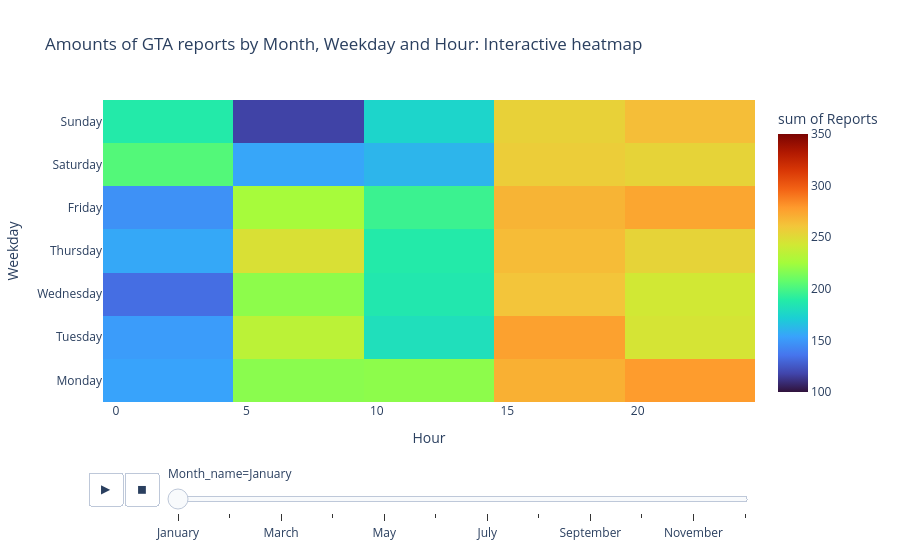

Write notebook code for a chart like this one.
### Code cell
z_min = chicago_GTA_2008_to_2012_plot_df["Reports"].min()
z_max = chicago_GTA_2008_to_2012_plot_df["Reports"].max()

fig = px.density_heatmap(chicago_GTA_2008_to_2012_plot_df,
                         x="Hour",
                         y="Weekday",
                         z="Reports",
                         animation_frame="Month_name",
                         color_continuous_scale="Turbo",
                         title="Amounts of GTA reports by Month, Weekday and Hour: Interactive heatmap ",
                         range_color = [100, 350]
                         )

fig.show()

### Figure 1 — Plotly figure (JSON) as saved in the notebook; plotly's stock layout.template omitted (floating-point values rounded to 4 significant figures; data arrays with more than 128 entries replaced by an {"elided": "..."} marker saying what was removed)
{"data": [{"coloraxis": "coloraxis", "histfunc": "sum", "hovertemplate": "Month_name=January<br>Hour=%{x}<br>Weekday=%{y}<br>sum of Reports=%{z}<extra></extra>", "name": "", "type": "histogram2d", "x": {"elided": "168 int values"}, "xaxis": "x", "xbingroup": "x", "y": {"elided": "168 str values"}, "yaxis": "y", "ybingroup": "y", "z": {"elided": "168 int values"}}], "layout": {"coloraxis": {"cmax": 350, "cmin": 100, "colorbar": {"title": {"text": "sum of Reports"}}, "colorscale": [[0, "#30123b"], [0.07143, "#4145ab"], [0.1429, "#4675ed"], [0.2143, "#39a2fc"], [0.2857, "#1bcfd4"], [0.3571, "#24eca6"], [0.4286, "#61fc6c"], [0.5, "#a4fc3b"], [0.5714, "#d1e834"], [0.6429, "#f3c63a"], [0.7143, "#fe9b2d"], [0.7857, "#f36315"], [0.8571, "#d93806"], [0.9286, "#b11901"], [1, "#7a0402"]]}, "legend": {"tracegroupgap": 0}, "sliders": [{"active": 0, "currentvalue": {"prefix": "Month_name="}, "len": 0.9, "pad": {"b": 10, "t": 60}, "steps": [{"args": [["January"], {"frame": {"duration": 0, "redraw": true}, "fromcurrent": true, "mode": "immediate", "transition": {"duration": 0, "easing": "linear"}}], "label": "January", "method": "animate"}, {"args": [["February"], {"frame": {"duration": 0, "redraw": true}, "fromcurrent": true, "mode": "immediate", "transition": {"duration": 0, "easing": "linear"}}], "label": "February", "method": "animate"}, {"args": [["March"], {"frame": {"duration": 0, "redraw": true}, "fromcurrent": true, "mode": "immediate", "transition": {"duration": 0, "easing": "linear"}}], "label": "March", "method": "animate"}, {"args": [["April"], {"frame": {"duration": 0, "redraw": true}, "fromcurrent": true, "mode": "immediate", "transition": {"duration": 0, "easing": "linear"}}], "label": "April", "method": "animate"}, {"args": [["May"], {"frame": {"duration": 0, "redraw": true}, "fromcurrent": true, "mode": "immediate", "transition": {"duration": 0, "easing": "linear"}}], "label": "May", "method": "animate"}, {"args": [["June"], {"frame": {"duration": 0, "redraw": true}, "fromcurrent": true, "mode": "immediate", "transition": {"duration": 0, "easing": "linear"}}], "label": "June", "method": "animate"}, {"args": [["July"], {"frame": {"duration": 0, "redraw": true}, "fromcurrent": true, "mode": "immediate", "transition": {"duration": 0, "easing": "linear"}}], "label": "July", "method": "animate"}, {"args": [["August"], {"frame": {"duration": 0, "redraw": true}, "fromcurrent": true, "mode": "immediate", "transition": {"duration": 0, "easing": "linear"}}], "label": "August", "method": "animate"}, {"args": [["September"], {"frame": {"duration": 0, "redraw": true}, "fromcurrent": true, "mode": "immediate", "transition": {"duration": 0, "easing": "linear"}}], "label": "September", "method": "animate"}, {"args": [["October"], {"frame": {"duration": 0, "redraw": true}, "fromcurrent": true, "mode": "immediate", "transition": {"duration": 0, "easing": "linear"}}], "label": "October", "method": "animate"}, {"args": [["November"], {"frame": {"duration": 0, "redraw": true}, "fromcurrent": true, "mode": "immediate", "transition": {"duration": 0, "easing": "linear"}}], "label": "November", "method": "animate"}, {"args": [["December"], {"frame": {"duration": 0, "redraw": true}, "fromcurrent": true, "mode": "immediate", "transition": {"duration": 0, "easing": "linear"}}], "label": "December", "method": "animate"}], "x": 0.1, "xanchor": "left", "y": 0, "yanchor": "top"}], "title": {"text": "Amounts of GTA reports by Month, Weekday and Hour: Interactive heatmap "}, "updatemenus": [{"buttons": [{"args": [null, {"frame": {"duration": 500, "redraw": true}, "fromcurrent": true, "mode": "immediate", "transition": {"duration": 500, "easing": "linear"}}], "label": "&#9654;", "method": "animate"}, {"args": [[null], {"frame": {"duration": 0, "redraw": true}, "fromcurrent": true, "mode": "immediate", "transition": {"duration": 0, "easing": "linear"}}], "label": "&#9724;", "method": "animate"}], "direction": "left", "pad": {"r": 10, "t": 70}, "showactive": false, "type": "buttons", "x": 0.1, "xanchor": "right", "y": 0, "yanchor": "top"}], "xaxis": {"anchor": "y", "domain": [0, 1], "title": {"text": "Hour"}}, "yaxis": {"anchor": "x", "domain": [0, 1], "title": {"text": "Weekday"}}}}
